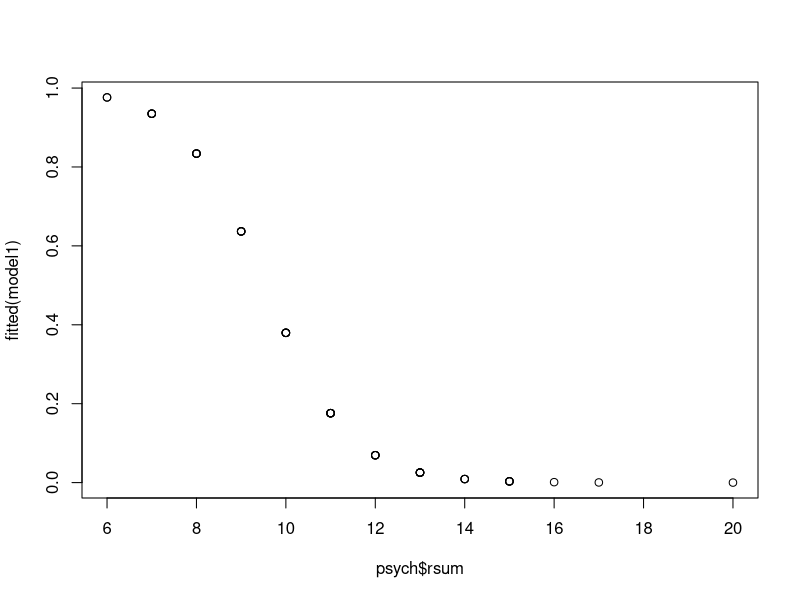
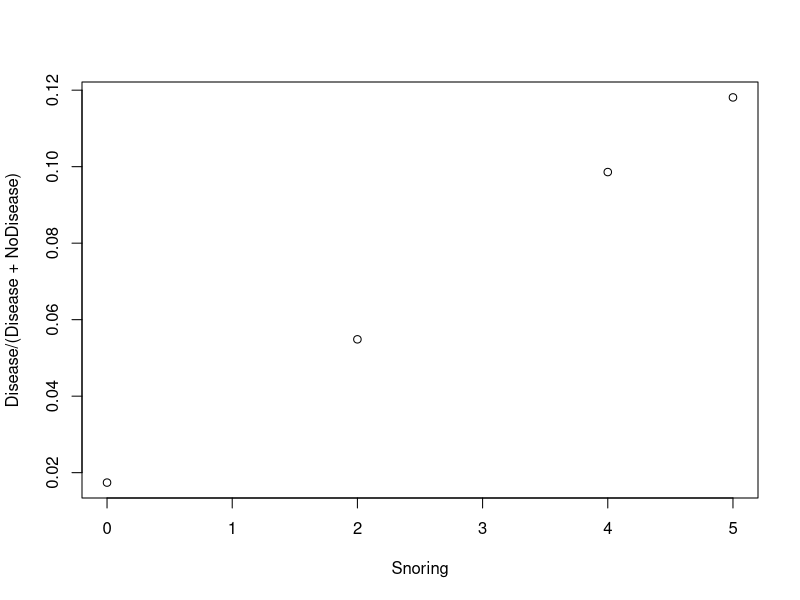

Source code (R) for these figures, in order:
## ---- chunk 1
psych <- read.table("psych.txt", header = T)
model <- glm(ill ~ ., data = psych, family = binomial)
summary(model)
## ---- chunk 2
psych$rsum <- rowSums(psych) - psych$ill
model1 <- glm(ill ~ rsum, data = psych, family = binomial)
print(summary(model1))
plot(psych$rsum, fitted(model1))
## ---- chunk 3
snoreheart <- read.table("snoreheart.txt", header = T)
model <- glm(cbind(Disease, NoDisease) ~ Snoring, data = snoreheart, family = binomial)
summary(model)
with(snoreheart, plot(Snoring, Disease/(Disease + NoDisease)))
